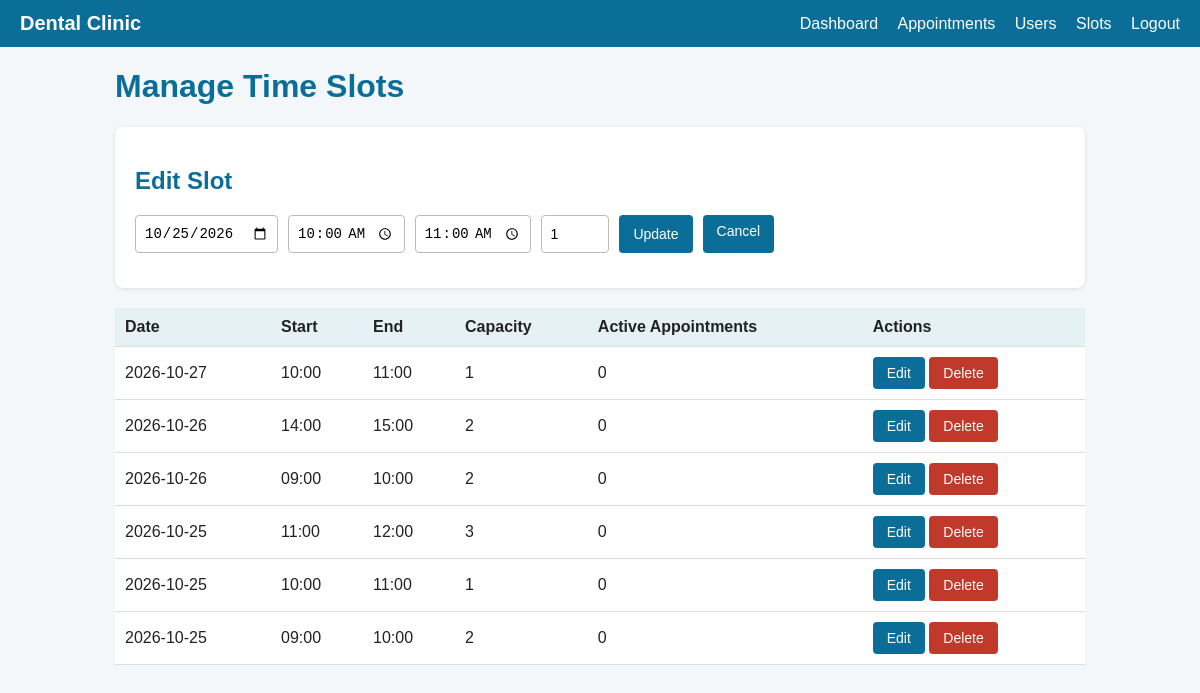
The page /admin/slots.php?edit=2 (signed in) on the database its author committed.
### tables this page shows
CREATE TABLE slots (
    id INT AUTO_INCREMENT PRIMARY KEY,
    slot_date DATE NOT NULL,
    start_time TIME NOT NULL,
    end_time TIME NOT NULL,
    capacity INT NOT NULL DEFAULT 1
);

### config.php (called while the page is built, shortened)
<?php
function e($text)
{
    return htmlspecialchars((string)$text, ENT_QUOTES, 'UTF-8');
}
function shortTime($time)
{
    return substr($time, 0, 5);
}

### admin/slots.php (the view, shortened to what this page needs)
<?php
require __DIR__ . '/../config.php';
$editSlot = null;
if (isset($_GET['edit'])) {
    $stmt = $pdo->prepare("SELECT * FROM slots WHERE id = ?");
    $stmt->execute([(int)$_GET['edit']]);
    $editSlot = $stmt->fetch();
}
$slots = $pdo->query("SELECT s.*,
        (SELECT COUNT(*) FROM appointments a WHERE a.slot_id = s.id AND a.status IN ('pending', 'confirmed')) AS active
        FROM slots s ORDER BY s.slot_date DESC, s.start_time DESC")->fetchAll();
include __DIR__ . '/../header.php';
?>
<h1>Manage Time Slots</h1>
<div class="card">
    <h2><?= $editSlot ? 'Edit Slot' : 'Add Slot' ?></h2>
    <form method="post" class="filters">
        <input type="date" name="slot_date" value="<?= e($editSlot['slot_date'] ?? '') ?>">
        <input type="time" name="start_time" value="<?= e($editSlot ? shortTime($editSlot['start_time']) : '') ?>">
        <input type="time" name="end_time" value="<?= e($editSlot ? shortTime($editSlot['end_time']) : '') ?>">
        <input type="number" name="capacity" min="1" max="50" placeholder="Capacity" value="<?= e($editSlot['capacity'] ?? '') ?>">
        <button type="submit"><?= $editSlot ? 'Update' : 'Add' ?></button>
        <?php if ($editSlot): ?>
            <a class="btn gray" href="slots.php">Cancel</a>
        <?php endif; ?>
    </form>
</div>
<div class="table-wrap">
<table>
    <tr>
        <th>Date</th>
        <th>Start</th>
        <th>End</th>
        <th>Capacity</th>
        <th>Active Appointments</th>
        <th>Actions</th>
    </tr>
    <?php foreach ($slots as $s): ?>
        <tr>
            <td><?= e($s['slot_date']) ?></td>
            <td><?= e(shortTime($s['start_time'])) ?></td>
            <td><?= e(shortTime($s['end_time'])) ?></td>
            <td><?= (int)$s['capacity'] ?></td>
            <td><?= (int)$s['active'] ?></td>
            <td>
                <a class="btn" href="slots.php?edit=<?= (int)$s['id'] ?>">Edit</a>
                <form method="post" class="inline-form" onsubmit="return confirm('Delete this slot?');">
                    <button type="submit" class="red">Delete</button>
                </form>
            </td>
        </tr>
    <?php endforeach; ?>
</table>
</div>
<?php include __DIR__ . '/../footer.php'; ?>

### style.css (style rules this page uses)
* { box-sizing: border-box; }
body { margin: 0; font-family: Arial, sans-serif; background: #f3f7fa; color: #222; }
h1, h2 { color: #0b6e99; }
.card { background: #fff; padding: 20px; border-radius: 8px; box-shadow: 0 1px 4px rgba(0, 0, 0, 0.1); margin-bottom: 20px; }
.table-wrap { overflow-x: auto; }
table { width: 100%; border-collapse: collapse; background: #fff; }
th, td { padding: 10px; border-bottom: 1px solid #ddd; text-align: left; vertical-align: middle; }
th { background: #e6f1f6; }
input, select, textarea { padding: 8px; border: 1px solid #bbb; border-radius: 4px; font-size: 14px; max-width: 100%; }
button, .btn { background: #0b6e99; color: #fff; border: none; padding: 8px 14px; border-radius: 4px; cursor: pointer; font-size: 14px; text-decoration: none; display: inline-block; }
button.red { background: #c0392b; }
.filters { display: flex; flex-wrap: wrap; gap: 10px; margin-bottom: 15px; }
.inline-form { display: inline; }

### rows shown on the page
slots: slot_date "10/25/2026", start_time "10:00", end_time "11:00", capacity "1", slot_date "2026-10-25", active "0"
slots: slot_date "2026-10-27", start_time "10:00", end_time "11:00", capacity "1", active "0"
slots: slot_date "2026-10-26", start_time "14:00", end_time "15:00", capacity "2", active "0"
slots: slot_date "2026-10-26", start_time "09:00", end_time "10:00", capacity "2", active "0"
slots: slot_date "2026-10-25", start_time "11:00", end_time "12:00", capacity "3", active "0"
slots: slot_date "2026-10-25", start_time "09:00", end_time "10:00", capacity "2", active "0"
